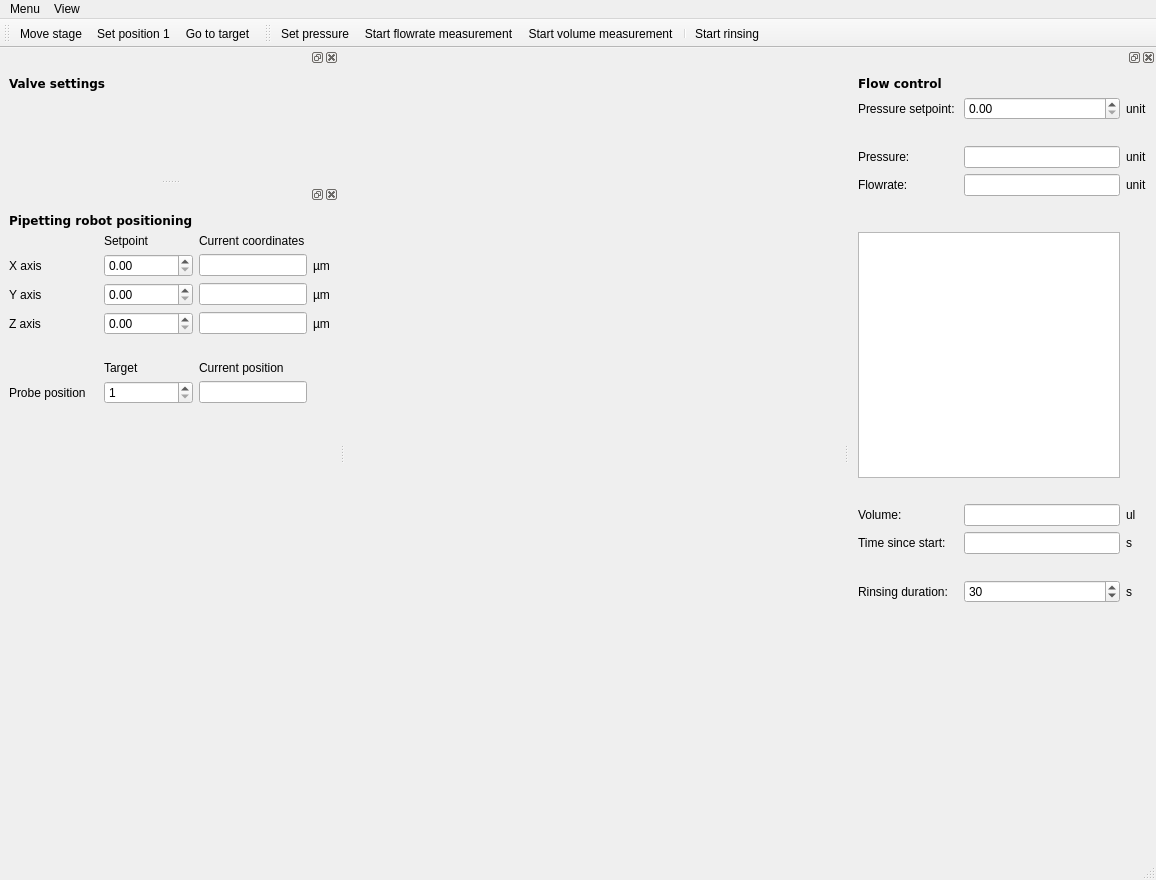
<?xml version="1.0" encoding="UTF-8"?>
<ui version="4.0">
 <class>MainWindow</class>
 <widget class="QMainWindow" name="MainWindow">
  <property name="geometry">
   <rect>
    <x>0</x>
    <y>0</y>
    <width>1156</width>
    <height>880</height>
   </rect>
  </property>
  <property name="windowTitle">
   <string>Fluidics</string>
  </property>
  <widget class="QWidget" name="centralwidget"/>
  <widget class="QMenuBar" name="menubar">
   <property name="geometry">
    <rect>
     <x>0</x>
     <y>0</y>
     <width>1156</width>
     <height>22</height>
    </rect>
   </property>
   <widget class="QMenu" name="menuMenu">
    <property name="title">
     <string>Menu</string>
    </property>
    <addaction name="close_MenuAction"/>
   </widget>
   <widget class="QMenu" name="menuView">
    <property name="title">
     <string>View</string>
    </property>
    <addaction name="valves_dockwidget_view_Action"/>
    <addaction name="flowcontrol_dockwidget_view_Action"/>
    <addaction name="positioning_dockwidget_view_Action"/>
   </widget>
   <addaction name="menuMenu"/>
   <addaction name="menuView"/>
  </widget>
  <widget class="QStatusBar" name="statusbar"/>
  <widget class="QDockWidget" name="valves_DockWidget">
   <attribute name="dockWidgetArea">
    <number>1</number>
   </attribute>
   <widget class="QWidget" name="dockWidgetContents">
    <layout class="QHBoxLayout" name="horizontalLayout">
     <item>
      <layout class="QFormLayout" name="formLayout">
       <item row="0" column="0">
        <widget class="QLabel" name="label_16">
         <property name="font">
          <font>
           <family>DejaVu Sans</family>
           <bold>true</bold>
          </font>
         </property>
         <property name="text">
          <string>Valve settings</string>
         </property>
        </widget>
       </item>
       <item row="0" column="1">
        <widget class="QLabel" name="label_17">
         <property name="text">
          <string/>
         </property>
        </widget>
       </item>
      </layout>
     </item>
    </layout>
   </widget>
  </widget>
  <widget class="QDockWidget" name="pump_DockWidget">
   <attribute name="dockWidgetArea">
    <number>2</number>
   </attribute>
   <widget class="QWidget" name="dockWidgetContents_2">
    <layout class="QGridLayout" name="gridLayout_2">
     <item row="8" column="2">
      <spacer name="verticalSpacer_5">
       <property name="orientation">
        <enum>Qt::Orientation::Vertical</enum>
       </property>
       <property name="sizeType">
        <enum>QSizePolicy::Policy::Preferred</enum>
       </property>
       <property name="sizeHint" stdset="0">
        <size>
         <width>20</width>
         <height>20</height>
        </size>
       </property>
      </spacer>
     </item>
     <item row="7" column="0" colspan="3">
      <widget class="PlotWidget" name="flowrate_PlotWidget"/>
     </item>
     <item row="12" column="3">
      <widget class="QLabel" name="rinsing_time_unit_Label">
       <property name="text">
        <string>s</string>
       </property>
      </widget>
     </item>
     <item row="4" column="0">
      <widget class="QLabel" name="label_13">
       <property name="text">
        <string>Pressure:</string>
       </property>
      </widget>
     </item>
     <item row="5" column="0">
      <widget class="QLabel" name="label_14">
       <property name="text">
        <string>Flowrate:</string>
       </property>
      </widget>
     </item>
     <item row="12" column="0" colspan="2">
      <widget class="QLabel" name="label_5">
       <property name="text">
        <string>Rinsing duration:</string>
       </property>
      </widget>
     </item>
     <item row="5" column="3">
      <widget class="QLabel" name="flowrate_unit_Label">
       <property name="text">
        <string>unit</string>
       </property>
      </widget>
     </item>
     <item row="13" column="2">
      <spacer name="verticalSpacer_4">
       <property name="orientation">
        <enum>Qt::Orientation::Vertical</enum>
       </property>
       <property name="sizeHint" stdset="0">
        <size>
         <width>20</width>
         <height>40</height>
        </size>
       </property>
      </spacer>
     </item>
     <item row="6" column="2">
      <spacer name="verticalSpacer_7">
       <property name="orientation">
        <enum>Qt::Orientation::Vertical</enum>
       </property>
       <property name="sizeType">
        <enum>QSizePolicy::Policy::Preferred</enum>
       </property>
       <property name="sizeHint" stdset="0">
        <size>
         <width>20</width>
         <height>30</height>
        </size>
       </property>
      </spacer>
     </item>
     <item row="1" column="0" colspan="2">
      <widget class="QLabel" name="label_12">
       <property name="text">
        <string>Pressure setpoint: </string>
       </property>
      </widget>
     </item>
     <item row="5" column="2">
      <widget class="QLineEdit" name="flowrate_LineEdit">
       <property name="readOnly">
        <bool>true</bool>
       </property>
      </widget>
     </item>
     <item row="2" column="2">
      <spacer name="verticalSpacer_3">
       <property name="orientation">
        <enum>Qt::Orientation::Vertical</enum>
       </property>
       <property name="sizeType">
        <enum>QSizePolicy::Policy::Preferred</enum>
       </property>
       <property name="sizeHint" stdset="0">
        <size>
         <width>20</width>
         <height>20</height>
        </size>
       </property>
      </spacer>
     </item>
     <item row="9" column="2">
      <widget class="QLineEdit" name="volume_LineEdit">
       <property name="readOnly">
        <bool>true</bool>
       </property>
      </widget>
     </item>
     <item row="9" column="3">
      <widget class="QLabel" name="volume_unit_Label">
       <property name="text">
        <string>ul</string>
       </property>
      </widget>
     </item>
     <item row="12" column="2">
      <widget class="QSpinBox" name="rinsing_time_SpinBox">
       <property name="maximum">
        <number>1000</number>
       </property>
       <property name="value">
        <number>30</number>
       </property>
      </widget>
     </item>
     <item row="4" column="3">
      <widget class="QLabel" name="pressure_unit_Label2">
       <property name="text">
        <string>unit</string>
       </property>
      </widget>
     </item>
     <item row="11" column="2">
      <spacer name="verticalSpacer_6">
       <property name="orientation">
        <enum>Qt::Orientation::Vertical</enum>
       </property>
       <property name="sizeType">
        <enum>QSizePolicy::Policy::Preferred</enum>
       </property>
       <property name="sizeHint" stdset="0">
        <size>
         <width>20</width>
         <height>20</height>
        </size>
       </property>
      </spacer>
     </item>
     <item row="1" column="3">
      <widget class="QLabel" name="pressure_unit_Label">
       <property name="text">
        <string>unit</string>
       </property>
      </widget>
     </item>
     <item row="9" column="0">
      <widget class="QLabel" name="label">
       <property name="text">
        <string>Volume:</string>
       </property>
      </widget>
     </item>
     <item row="10" column="2">
      <widget class="QLineEdit" name="time_since_start_LineEdit">
       <property name="readOnly">
        <bool>true</bool>
       </property>
      </widget>
     </item>
     <item row="0" column="0">
      <widget class="QLabel" name="label_18">
       <property name="font">
        <font>
         <family>DejaVu Sans</family>
         <bold>true</bold>
        </font>
       </property>
       <property name="text">
        <string>Flow control</string>
       </property>
      </widget>
     </item>
     <item row="1" column="2">
      <widget class="QDoubleSpinBox" name="pressure_setpoint_DSpinBox">
       <property name="maximum">
        <double>50.000000000000000</double>
       </property>
      </widget>
     </item>
     <item row="10" column="3">
      <widget class="QLabel" name="time_since_start_unit_Label">
       <property name="text">
        <string>s</string>
       </property>
      </widget>
     </item>
     <item row="10" column="0">
      <widget class="QLabel" name="label_4">
       <property name="text">
        <string>Time since start:</string>
       </property>
      </widget>
     </item>
     <item row="4" column="2">
      <widget class="QLineEdit" name="pressure_LineEdit">
       <property name="readOnly">
        <bool>true</bool>
       </property>
      </widget>
     </item>
    </layout>
   </widget>
  </widget>
  <widget class="QDockWidget" name="positioning_DockWidget">
   <attribute name="dockWidgetArea">
    <number>1</number>
   </attribute>
   <widget class="QWidget" name="dockWidgetContents_3">
    <layout class="QGridLayout" name="gridLayout">
     <item row="2" column="4">
      <widget class="QLabel" name="first_axis_unit_Label">
       <property name="text">
        <string>µm</string>
       </property>
      </widget>
     </item>
     <item row="1" column="3">
      <widget class="QLabel" name="label_3">
       <property name="text">
        <string>Current coordinates</string>
       </property>
      </widget>
     </item>
     <item row="2" column="1">
      <widget class="QDoubleSpinBox" name="x_axis_position_DSpinBox">
       <property name="maximum">
        <double>200.000000000000000</double>
       </property>
      </widget>
     </item>
     <item row="5" column="1">
      <spacer name="verticalSpacer">
       <property name="orientation">
        <enum>Qt::Orientation::Vertical</enum>
       </property>
       <property name="sizeType">
        <enum>QSizePolicy::Policy::Fixed</enum>
       </property>
       <property name="sizeHint" stdset="0">
        <size>
         <width>20</width>
         <height>20</height>
        </size>
       </property>
      </spacer>
     </item>
     <item row="2" column="0">
      <widget class="QLabel" name="first_axis_Label">
       <property name="text">
        <string>X axis</string>
       </property>
      </widget>
     </item>
     <item row="7" column="0">
      <widget class="QLabel" name="label_6">
       <property name="text">
        <string>Probe position</string>
       </property>
      </widget>
     </item>
     <item row="4" column="0">
      <widget class="QLabel" name="third_axis_Label">
       <property name="text">
        <string>Z axis</string>
       </property>
      </widget>
     </item>
     <item row="1" column="1">
      <widget class="QLabel" name="label_2">
       <property name="text">
        <string>Setpoint</string>
       </property>
      </widget>
     </item>
     <item row="7" column="3">
      <widget class="QLineEdit" name="probe_position_LineEdit">
       <property name="readOnly">
        <bool>true</bool>
       </property>
      </widget>
     </item>
     <item row="3" column="0">
      <widget class="QLabel" name="second_axis_Label">
       <property name="text">
        <string>Y axis</string>
       </property>
      </widget>
     </item>
     <item row="3" column="1">
      <widget class="QDoubleSpinBox" name="y_axis_position_DSpinBox">
       <property name="maximum">
        <double>200.000000000000000</double>
       </property>
      </widget>
     </item>
     <item row="6" column="3">
      <widget class="QLabel" name="label_8">
       <property name="text">
        <string>Current position</string>
       </property>
      </widget>
     </item>
     <item row="8" column="1">
      <spacer name="verticalSpacer_2">
       <property name="orientation">
        <enum>Qt::Orientation::Vertical</enum>
       </property>
       <property name="sizeHint" stdset="0">
        <size>
         <width>20</width>
         <height>40</height>
        </size>
       </property>
      </spacer>
     </item>
     <item row="3" column="3">
      <widget class="QLineEdit" name="y_axis_position_LineEdit">
       <property name="readOnly">
        <bool>true</bool>
       </property>
      </widget>
     </item>
     <item row="4" column="4">
      <widget class="QLabel" name="third_axis_unit_Label">
       <property name="text">
        <string>µm</string>
       </property>
      </widget>
     </item>
     <item row="4" column="3">
      <widget class="QLineEdit" name="z_axis_position_LineEdit">
       <property name="readOnly">
        <bool>true</bool>
       </property>
      </widget>
     </item>
     <item row="6" column="1">
      <widget class="QLabel" name="label_7">
       <property name="text">
        <string>Target</string>
       </property>
      </widget>
     </item>
     <item row="3" column="4">
      <widget class="QLabel" name="second_axis_unit_Label">
       <property name="text">
        <string>µm</string>
       </property>
      </widget>
     </item>
     <item row="4" column="1">
      <widget class="QDoubleSpinBox" name="z_axis_position_DSpinBox">
       <property name="maximum">
        <double>150.000000000000000</double>
       </property>
      </widget>
     </item>
     <item row="7" column="1">
      <widget class="QSpinBox" name="target_probe_position_SpinBox">
       <property name="minimum">
        <number>1</number>
       </property>
       <property name="maximum">
        <number>100</number>
       </property>
       <property name="value">
        <number>1</number>
       </property>
      </widget>
     </item>
     <item row="2" column="3">
      <widget class="QLineEdit" name="x_axis_position_LineEdit">
       <property name="readOnly">
        <bool>true</bool>
       </property>
      </widget>
     </item>
     <item row="0" column="0" colspan="2">
      <widget class="QLabel" name="label_15">
       <property name="font">
        <font>
         <family>DejaVu Sans</family>
         <bold>true</bold>
        </font>
       </property>
       <property name="text">
        <string>Pipetting robot positioning</string>
       </property>
      </widget>
     </item>
    </layout>
   </widget>
  </widget>
  <widget class="QToolBar" name="toolBar">
   <property name="windowTitle">
    <string>toolBar</string>
   </property>
   <attribute name="toolBarArea">
    <enum>TopToolBarArea</enum>
   </attribute>
   <attribute name="toolBarBreak">
    <bool>false</bool>
   </attribute>
   <addaction name="move_stage_Action"/>
   <addaction name="set_position1_Action"/>
   <addaction name="go_to_position_Action"/>
  </widget>
  <widget class="QToolBar" name="toolBar_2">
   <property name="windowTitle">
    <string>toolBar_2</string>
   </property>
   <attribute name="toolBarArea">
    <enum>TopToolBarArea</enum>
   </attribute>
   <attribute name="toolBarBreak">
    <bool>false</bool>
   </attribute>
   <addaction name="set_pressure_Action"/>
   <addaction name="start_flow_measurement_Action"/>
   <addaction name="volume_measurement_Action"/>
   <addaction name="separator"/>
   <addaction name="rinsing_Action"/>
  </widget>
  <action name="close_MenuAction">
   <property name="text">
    <string>Close</string>
   </property>
  </action>
  <action name="set_position1_Action">
   <property name="text">
    <string>Set position 1</string>
   </property>
  </action>
  <action name="go_to_position_Action">
   <property name="checkable">
    <bool>true</bool>
   </property>
   <property name="text">
    <string>Go to target</string>
   </property>
  </action>
  <action name="move_stage_Action">
   <property name="checkable">
    <bool>true</bool>
   </property>
   <property name="text">
    <string>Move stage</string>
   </property>
  </action>
  <action name="set_pressure_Action">
   <property name="text">
    <string>Set pressure</string>
   </property>
  </action>
  <action name="start_flow_measurement_Action">
   <property name="checkable">
    <bool>true</bool>
   </property>
   <property name="text">
    <string>Start flowrate measurement</string>
   </property>
  </action>
  <action name="valves_dockwidget_view_Action">
   <property name="checkable">
    <bool>true</bool>
   </property>
   <property name="checked">
    <bool>true</bool>
   </property>
   <property name="text">
    <string>Valves dockwidget</string>
   </property>
  </action>
  <action name="flowcontrol_dockwidget_view_Action">
   <property name="checkable">
    <bool>true</bool>
   </property>
   <property name="checked">
    <bool>true</bool>
   </property>
   <property name="text">
    <string>Flowcontrol dockwidget</string>
   </property>
  </action>
  <action name="positioning_dockwidget_view_Action">
   <property name="checkable">
    <bool>true</bool>
   </property>
   <property name="checked">
    <bool>true</bool>
   </property>
   <property name="text">
    <string>Positioning dockwidget</string>
   </property>
  </action>
  <action name="volume_measurement_Action">
   <property name="checkable">
    <bool>true</bool>
   </property>
   <property name="text">
    <string>Start volume measurement</string>
   </property>
  </action>
  <action name="rinsing_Action">
   <property name="checkable">
    <bool>true</bool>
   </property>
   <property name="text">
    <string>Start rinsing</string>
   </property>
  </action>
 </widget>
 <customwidgets>
  <customwidget>
   <class>PlotWidget</class>
   <extends>QGraphicsView</extends>
   <header location="global">pyqtgraph</header>
  </customwidget>
 </customwidgets>
 <resources/>
 <connections>
  <connection>
   <sender>flowcontrol_dockwidget_view_Action</sender>
   <signal>triggered(bool)</signal>
   <receiver>pump_DockWidget</receiver>
   <slot>setVisible(bool)</slot>
   <hints>
    <hint type="sourcelabel">
     <x>-1</x>
     <y>-1</y>
    </hint>
    <hint type="destinationlabel">
     <x>995</x>
     <y>455</y>
    </hint>
   </hints>
  </connection>
  <connection>
   <sender>pump_DockWidget</sender>
   <signal>visibilityChanged(bool)</signal>
   <receiver>flowcontrol_dockwidget_view_Action</receiver>
   <slot>setChecked(bool)</slot>
   <hints>
    <hint type="sourcelabel">
     <x>995</x>
     <y>455</y>
    </hint>
    <hint type="destinationlabel">
     <x>-1</x>
     <y>-1</y>
    </hint>
   </hints>
  </connection>
  <connection>
   <sender>positioning_dockwidget_view_Action</sender>
   <signal>triggered(bool)</signal>
   <receiver>positioning_DockWidget</receiver>
   <slot>setVisible(bool)</slot>
   <hints>
    <hint type="sourcelabel">
     <x>-1</x>
     <y>-1</y>
    </hint>
    <hint type="destinationlabel">
     <x>184</x>
     <y>615</y>
    </hint>
   </hints>
  </connection>
  <connection>
   <sender>positioning_DockWidget</sender>
   <signal>visibilityChanged(bool)</signal>
   <receiver>positioning_dockwidget_view_Action</receiver>
   <slot>setChecked(bool)</slot>
   <hints>
    <hint type="sourcelabel">
     <x>184</x>
     <y>615</y>
    </hint>
    <hint type="destinationlabel">
     <x>-1</x>
     <y>-1</y>
    </hint>
   </hints>
  </connection>
  <connection>
   <sender>valves_dockwidget_view_Action</sender>
   <signal>triggered(bool)</signal>
   <receiver>valves_DockWidget</receiver>
   <slot>setVisible(bool)</slot>
   <hints>
    <hint type="sourcelabel">
     <x>-1</x>
     <y>-1</y>
    </hint>
    <hint type="destinationlabel">
     <x>184</x>
     <y>210</y>
    </hint>
   </hints>
  </connection>
  <connection>
   <sender>valves_DockWidget</sender>
   <signal>visibilityChanged(bool)</signal>
   <receiver>valves_dockwidget_view_Action</receiver>
   <slot>setChecked(bool)</slot>
   <hints>
    <hint type="sourcelabel">
     <x>184</x>
     <y>210</y>
    </hint>
    <hint type="destinationlabel">
     <x>-1</x>
     <y>-1</y>
    </hint>
   </hints>
  </connection>
 </connections>
</ui>
